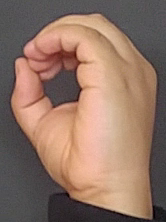
#> input picture nombre/initHands.png, 166 x 222 px
$ python canny_WB.py   (older library calls are emulated)
#> lines starting #> are read from the running program, lines starting #| are printed output that depends on the picture; after the words box and inside, x2 and y2 are one past the last pixel; in counts of white or black regions, pixels touching at a corner belong together
### tools.py
import os
import math
import cv2
import numpy as np
import argparse
import random
# import imutils


def distanceP2P(a,b):
    return math.sqrt(math.fabs(math.pow((a[0][0]-b[0][0]),2) + math.pow((a[0][1]-b[0][1]),2)))

# [186 lines left out: functions getAngle, removeRedundantEndPoints, detectIfHand, eleminateDefects, checkForOneFinger, getFingerTips and 2 more, not called in this run]

# ===============================================================
def resize(img, w, h):
    return cv2.resize(img, (w, h), interpolation = cv2.INTER_CUBIC)

# [72 lines left out: functions createFolder, saveImage, drawCircle, fill, not called in this run]

# frame = resize(frame, 400, 600)
# cv2.resize(frame, (400, 600), interpolation = cv2.INTER_CUBIC)
def changeSize(img, w, h):
    return cv2.resize(img, (w, h), interpolation = cv2.INTER_CUBIC)

# [459 lines left out: functions rotateImage, rotate, selectROI, dimensions, trackHand, circlePoint and 7 more, not called in this run]
    # return frame

def mergeImage(frame, width, height):

    print("Original", frame.shape)

    # Adjusting size
    if frame.shape[0] > height:
        hy = height/frame.shape[0]
        hx = frame.shape[1]*hy
        frame = cv2.resize(frame, (int(hx), int(height)), interpolation = cv2.INTER_CUBIC)
        print("Change y", frame.shape)
    if frame.shape[1] > width:
        hx = width/frame.shape[1]
        hy = frame.shape[0]*hx
        frame = cv2.resize(frame, (int(width), int(hy)), interpolation = cv2.INTER_CUBIC)
        print("Change x", frame.shape)

    # Mask
    merge = np.zeros((int(width), int(height), 3))
    # Make white mask
    # merge.fill(255)
    # cv2.imshow("merge", merge)

    # Putting the image in the middle
    x_offset = (width - frame.shape[1])/2
    y_offset = (height - frame.shape[0])/2


    # Random positions
    # x_offset = width - frame.shape[1]
    # y0 = random.randint(0, int(y_offset))
    # x0 = random.randint(0, int(x_offset))

    # merge[int(y_offset):int(y_offset+frame.shape[0]), int(x_offset):int(x_offset+frame.shape[1])] = frame
    # Merge
    merge[:,:, 0][int(y_offset):int(y_offset+frame.shape[0]), int(x_offset):int(x_offset+frame.shape[1])] = frame
    merge[:,:, 1][int(y_offset):int(y_offset+frame.shape[0]), int(x_offset):int(x_offset+frame.shape[1])] = frame
    merge[:,:, 2][int(y_offset):int(y_offset+frame.shape[0]), int(x_offset):int(x_offset+frame.shape[1])] = frame
    # Random merge
    # merge[int(y0):int(y0+frame.shape[0]), int(x0):int(x0+frame.shape[1])] = frame

    return merge

def forceSize(frame, height):
    # Adjusting size
    if frame.shape[0] > frame.shape[1]:
        if frame.shape[0] is not height:
            hy = height / frame.shape[0]
            hx = frame.shape[1] * (hy)
            frame = cv2.resize(frame, (int(hx), int(height)), interpolation = cv2.INTER_CUBIC)
            print("Change y", frame.shape)
    else:
        if frame.shape[1] is not height:
            hy = height / frame.shape[1]
            hx = frame.shape[0] * (hy)
            frame = cv2.resize(frame, (int(height), int(hx)), interpolation = cv2.INTER_CUBIC)
            print("Change y", frame.shape)

    return frame


# [50 lines left out: functions normalize, averageColors, not called in this run]

def boundsColor(frame, roiPts):
    lowerBound, upperBound = averageColors(frame, roiPts)
    return (lowerBound, upperBound)

# [137 lines left out: functions mergeColorsImage, drawRectangle, findBiggestContour, findHighContour, rotate_bound, not called in this run]

### canny_WB.py
import cv2
import os
import glob
import tools
import numpy as np

train_path = 'C:\\Users\\jgraciano\\Desktop\\Dataset\\imagenes\\2-11-2017\\Jesus\\simpleCrop'
save_path =  'C:\\Users\\jgraciano\\Desktop\\Dataset\\imagenes\\2-11-2017\\Jesus\\canny_WB'


classesAlph = ['a','b','c','d','e','f','g','h','i','j','k','l','m','n','o','p','q','r','s','t','u','v','w','x','y','z']
classesNum = ['0','1','2','3','4','5','6','7','8','9']
classesAll = ['0','1','2','3','4','5','6','7','8','9','a','b','c','d','e','f','g','h','i','j','k','l','m','n','o','p','q','r','s','t','u','v','w','x','y','z']
# classes = ['d','e','f','k','n','o','r','t','u','v','w','x','y']
classesDinamic = ['nombre']
classes = classesDinamic

frame = None

k = 0

def readFolder():
    global frame, roiPts, inputMode
    cv2.namedWindow("frame")

    print('Reading image')
    for fld in classes:   # assuming data directory has a separate folder for each class, and that each folder is named after the class
        index = classes.index(fld)
        print('Loading {} files (Index: {})'.format(fld, index))
        path = os.path.join(train_path, fld,'*g')
        files = glob.glob(path)

        for fl in files:
            frame = cv2.imread(fl)
#> frame is the input picture: shape (222, 166, 3); mean B, G, R 101, 116.2, 145.2
            name = os.path.basename(fl)

            # force
            frame = tools.forceSize(frame, 334)
#| Change y (334, 249, 3)

            #######
            # grayOrigi = cv2.cvtColor(frame.copy(), cv2.COLOR_BGR2GRAY)
            # hsv = cv2.cvtColor(frame.copy(), cv2.COLOR_BGR2HSV)

            # # hsv[:,:,0] = 100
            # hsv[:,:,2] = 200

            # bgr = cv2.cvtColor(hsv.copy(), cv2.COLOR_HSV2BGR)

            # gray = cv2.cvtColor(bgr.copy(), cv2.COLOR_BGR2GRAY)
            # gray = cv2.medianBlur(gray.copy(), 3)
            # # print(gray.shape)
            # # _, thresh1 = cv2.threshold(gray, 0, 255, cv2.THRESH_BINARY|cv2.THRESH_OTSU)

            # # Average gray color
            # # median = grayOrigi.copy()
            # # median = median.reshape(-1)
            # # mean = np.average(median)
            # # mean *= 0.70

            # # print('La media es\t', mean)

            # value = (35, 35)
            # blurred = cv2.GaussianBlur(grayOrigi.copy(), value, 0)
            # _, thresh1 = cv2.threshold(blurred,60,255, cv2.THRESH_BINARY_INV)
            # # print(thresh1.shape)
            # yuv = cv2.cvtColor(frame.copy(), cv2.COLOR_BGR2YUV)

            # # _, thresh2 = cv2.threshold(grayYuv, 0, 255, cv2.THRESH_BINARY|cv2.THRESH_OTSU)
            # (b,g,r) = cv2.split(yuv.copy())
            # # print(len(b))
            # equ = cv2.equalizeHist(gray)
            # img = cv2.merge((equ, g, r))
            # grayYuv = cv2.cvtColor(img.copy(), cv2.COLOR_YUV2BGR)

            # f11 = cv2.Canny(grayOrigi, 70, 150, L2gradient=True)
            # out = thresh1 + f11
            # cv2.imshow("origial", out)
            # cv2.imshow("gray", grayOrigi)
            # cv2.imshow("thresh1", thresh1)
            # cv2.imshow("canny", f11)
            # # print("antes", out.shape)
            # # out[:,:,0] = fdifetente[1] + f11
            # # out[:,:,1] = fdifetente[1] + f11
            # # out[:,:,2] = fdifetente[1] + f11
            # cv2.imshow("frames", out)
            # cv2.waitKey(0)


            #################
            gray = cv2.cvtColor(frame.copy(), cv2.COLOR_BGR2GRAY)
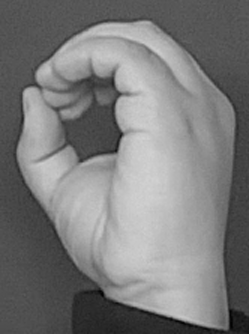
#> gray: shape (334, 249); min 2, max 211, mean 123.1
            value = (33, 33)
            blurred = cv2.GaussianBlur(gray, value, 0)
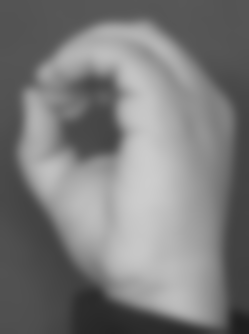
#> blurred: shape (334, 249); min 30, max 205, mean 123.1
            myThreshBinaryInv = cv2.threshold(blurred, 80,255,cv2.THRESH_BINARY)

            # Canny
            myCanny = cv2.Canny(gray.copy(), 90, 240)
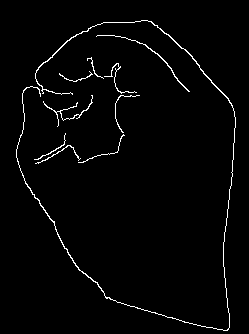
#> myCanny: shape (334, 249); 2.1% white in thin lines or dots, all inside (x1, y1, x2, y2) = (16, 20, 236, 331)

            # cv2.imshow("myCanny", myCanny)
            cv2.imshow("myThreshBinaryInv", myThreshBinaryInv[1])
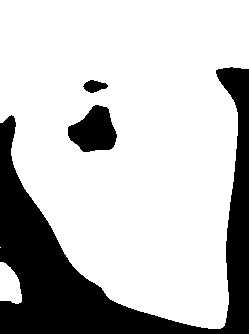
#> window 'myThreshBinaryInv': shape (334, 249); 76.2% white; 3 black regions, box (x1, y1, x2, y2) and area: (0, 67, 249, 334) 17985, (68, 105, 117, 152) 1559, (83, 80, 108, 93) 209
            # Merge canny and threshold
            out = myThreshBinaryInv[1] + myCanny
            # cv2.imshow("out", out)

            # Merge
            frame = tools.mergeImage(out, 334, 334)
#| Original (334, 249)
#> in mergeImage, `merge[:,:, 0][int(y_offset):int(y_offset+frame.shape[0]), int(x_offset..`:
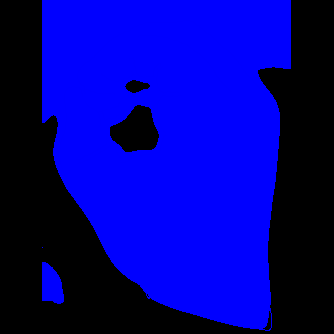
#> merge: shape (334, 334, 3) float64; mean of channels 0, 1, 2 145.1, 0, 0; drawn as B, G, R
#> in mergeImage, `merge[:,:, 1][int(y_offset):int(y_offset+frame.shape[0]), int(x_offset..`:
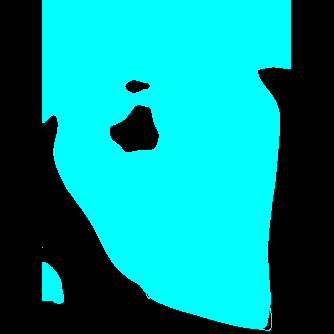
#> merge: shape (334, 334, 3) float64; mean of channels 0, 1, 2 145.1, 145.1, 0; drawn as B, G, R
#> in mergeImage, `merge[:,:, 2][int(y_offset):int(y_offset+frame.shape[0]), int(x_offset..`:
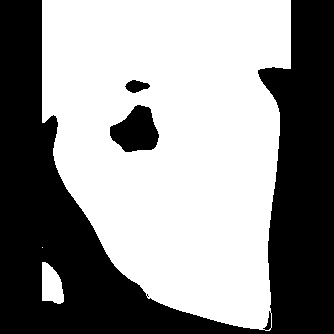
#> merge: shape (334, 334, 3) float64; min 0, max 255, mean 145.1

            cv2.imshow("frame", frame)
            # tools.saveImage(name, frame.copy(), save_path, fld, 'CWB')
            k = cv2.waitKey(0)
#> (key q is pressed here)

            if k == ord("q"):
                break

        if k == ord("q"):
            break

readFolder()
